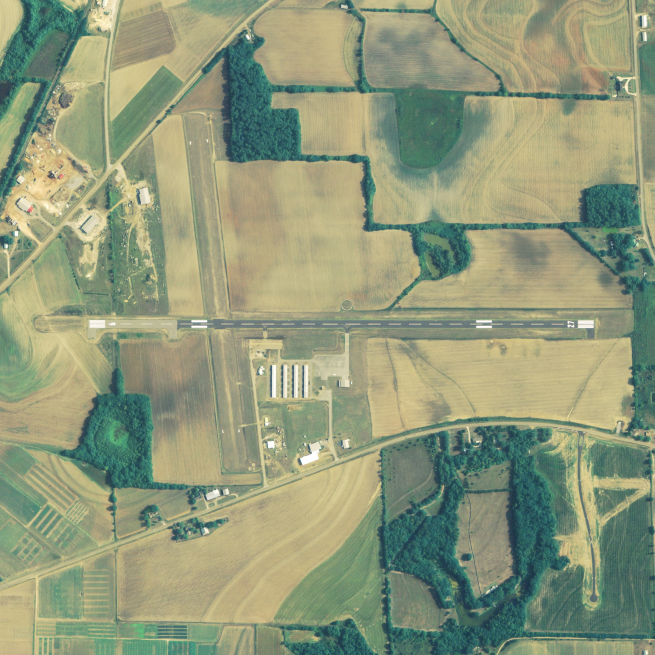
#> input picture paper_figures/assets/photos/aerial_usda_naip.jpg, 1964 x 1964 px (shown at 1/3 size)
$ python make_illustrations.py
#> lines starting #> are read from the running program, lines starting #| are printed output that depends on the picture
#!/usr/bin/env python3
"""Draw the small pictures used inside the figures (all original, nothing third-party except the public-domain
photograph they are cropped from).

  frame.jpg      16:9 crop of the aerial photograph: stands in for one frame of the UAV camera
  cipher.png     that same frame encrypted with AES-256-GCM (a random key), the ciphertext bytes shown as pixels;
                 a real encryption, so the picture is what ciphertext looks like, not a drawing of noise
  lattice.svg    a lattice with a basis and a point close to a lattice point: the picture behind ML-KEM
  curve.svg      an elliptic curve with a chord through two points: the picture behind X25519
  wave.svg       a sound: a synthetic, speech-like signal (bursts of a few tones; made here, no recording)
  wave_cipher.svg  the 16-bit samples of that same signal encrypted with AES-256-GCM (a random key), drawn the same
                 way: a real encryption, so the picture is what sealed audio looks like, not a drawing of noise

and two pictograms that the icon family used elsewhere is not asked for (assets/pictograms/mic.svg, speaker.svg):
solid shapes on the same 24 x 24 grid, built here from circles, sectors and rectangles.

Usage:  python3 scripts/make_illustrations.py      (needs Pillow and the 'cryptography' package)
"""
import math
import os
import struct
from pathlib import Path

from cryptography.hazmat.primitives.ciphers.aead import AESGCM
from PIL import Image

ROOT = Path(__file__).resolve().parent.parent
OUT = ROOT / "assets" / "illustrations"
# The pictures' own colours: the blue of the public-key family (figlib.ACC_KEY) and two lighter blues for the lattice
# and the curve, greys for the rest. (ACC_SYM is the grey these pictures were drawn in, not figlib's violet.)
ACC_SYM, ACC_KEY, BLUE, LBLUE, GREY = "#4D4D4D", "#0F4D92", "#3775BA", "#9BBADD", "#767676"


def frame_and_cipher():
    src = Image.open(ROOT / "assets" / "photos" / "aerial_usda_naip.jpg").convert("RGB")
#> src is the input picture: PIL image 1964x1964 RGB; mean R, G, B 144.4, 153.2, 123
    w, h = src.size
#> w = 1964; h = 1964
    box = (int(0.234 * w), int(0.406 * h), int(0.953 * w), int(0.406 * h) + int((0.953 - 0.234) * w * 9 / 16))
#> box = (459, 797, 1871, 1591)
    frame = src.crop(box).resize((640, 360), Image.LANCZOS)
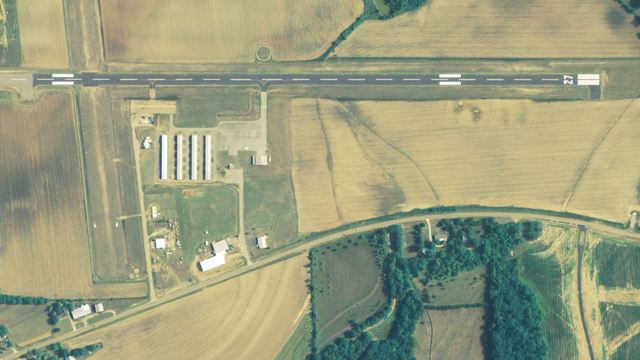
#> frame: PIL image 640x360 RGB; mean R, G, B 154.6, 158.3, 126.7
    frame.save(OUT / "frame.jpg", quality=90)
    small = frame.resize((96, 54), Image.LANCZOS)
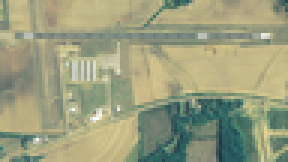
#> small: PIL image 96x54 RGB (shown 3 times larger); mean R, G, B 154.6, 158.3, 126.7
    plain = small.tobytes()
#> (the run stopped early here; a loop or call above may not have finished)
